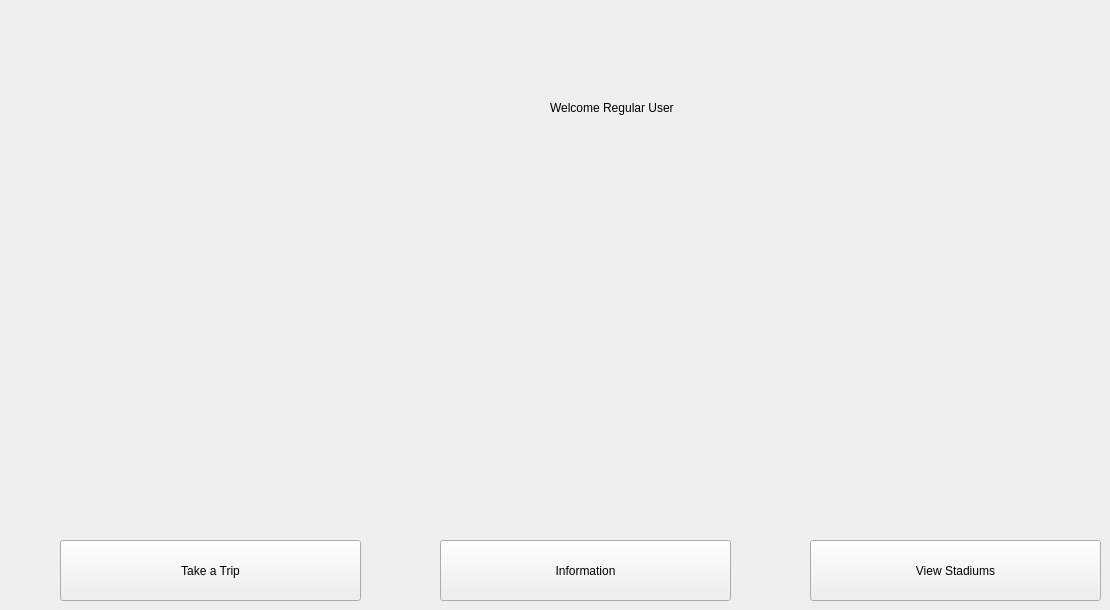
      <widget class="QWidget" name="welcomePage_user">
       <widget class="QPushButton" name="takeTripButton_user">
        <property name="geometry">
         <rect>
          <x>60</x>
          <y>540</y>
          <width>301</width>
          <height>61</height>
         </rect>
        </property>
        <property name="sizePolicy">
         <sizepolicy hsizetype="Fixed" vsizetype="Fixed">
          <horstretch>0</horstretch>
          <verstretch>0</verstretch>
         </sizepolicy>
        </property>
        <property name="text">
         <string>Take a Trip</string>
        </property>
       </widget>
       <widget class="QPushButton" name="informationButton_user">
        <property name="geometry">
         <rect>
          <x>440</x>
          <y>540</y>
          <width>291</width>
          <height>61</height>
         </rect>
        </property>
        <property name="text">
         <string>Information</string>
        </property>
       </widget>
       <widget class="QLabel" name="label_11">
        <property name="geometry">
         <rect>
          <x>550</x>
          <y>100</y>
          <width>141</width>
          <height>16</height>
         </rect>
        </property>
        <property name="text">
         <string>Welcome Regular User</string>
        </property>
       </widget>
       <widget class="QPushButton" name="viewStadiumsButton">
        <property name="geometry">
         <rect>
          <x>810</x>
          <y>540</y>
          <width>291</width>
          <height>61</height>
         </rect>
        </property>
        <property name="text">
         <string>View Stadiums</string>
        </property>
       </widget>
      </widget>
